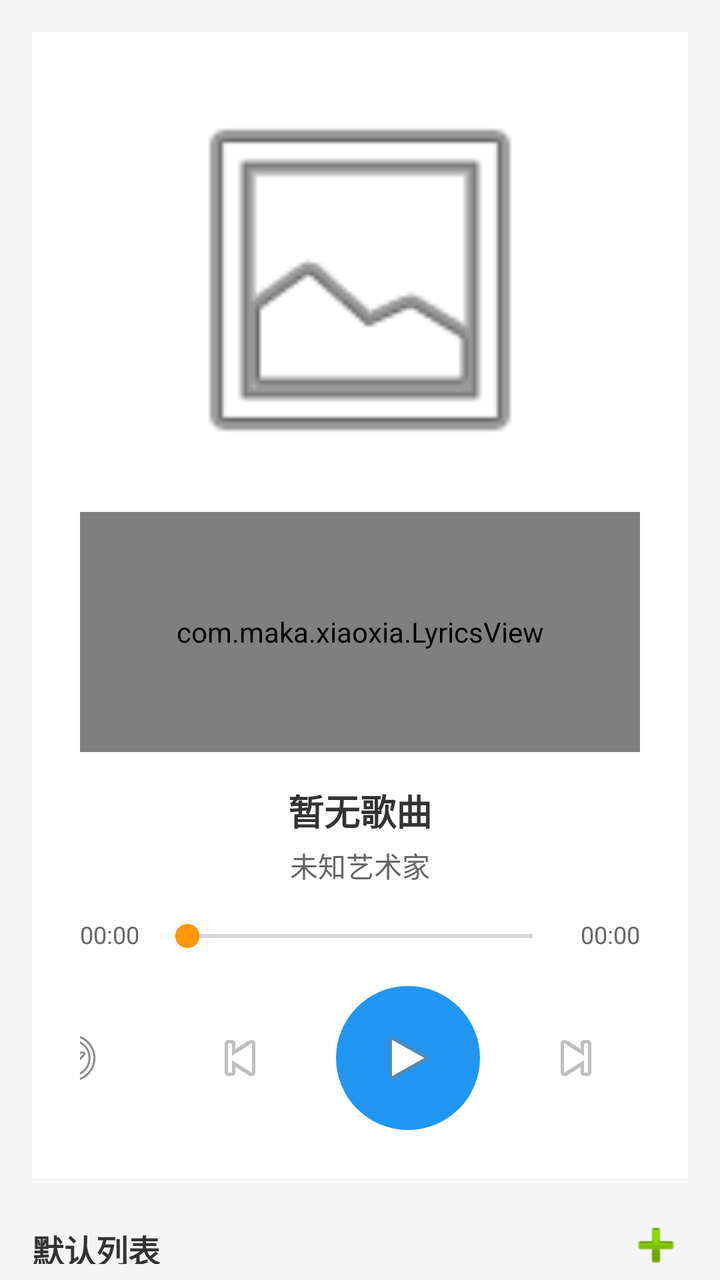
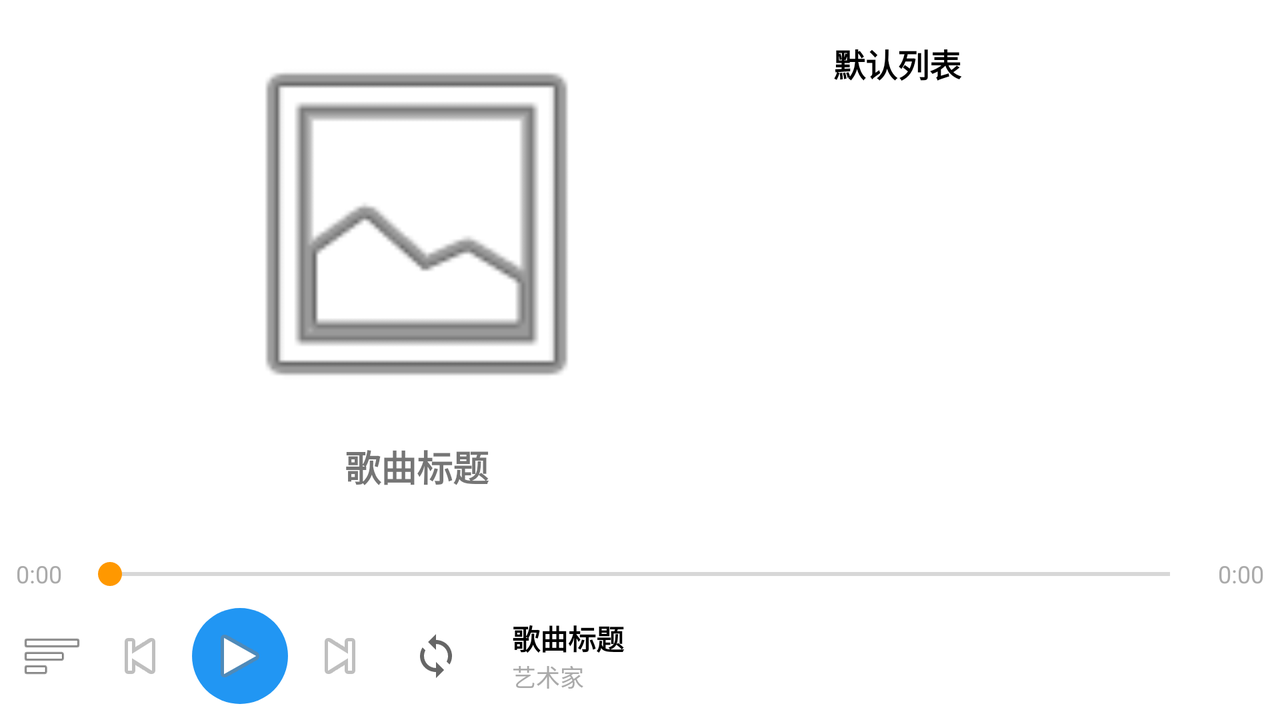

The same Android screen from two of the app's own layout files: first res/layout/ as a phone draws it, then the repository's variant for another configuration, drawn on a device whose configuration selects that folder. Both files follow.
<!-- AndroidManifest.xml: application theme Theme.XiaoxiaMusic -->
<!-- res/layout/activity_main.xml -->
<?xml version="1.0" encoding="utf-8"?>
<androidx.drawerlayout.widget.DrawerLayout xmlns:android="http://schemas.android.com/apk/res/android"
    xmlns:app="http://schemas.android.com/apk/res-auto"
    android:id="@+id/drawer_layout"
    android:layout_width="match_parent"
    android:layout_height="match_parent">

    
    <LinearLayout
        android:layout_width="match_parent"
        android:layout_height="match_parent"
        android:orientation="vertical"
        android:background="#f5f5f5"
        android:fitsSystemWindows="true">

        
        <LinearLayout
            android:layout_width="match_parent"
            android:layout_height="wrap_content"
            android:orientation="vertical"
            android:padding="24dp"
            android:background="@android:color/white"
            android:layout_margin="16dp">

            
            <ImageView
                android:id="@+id/album_art"
                android:layout_width="200dp"
                android:layout_height="200dp"
                android:layout_gravity="center_horizontal"
                android:scaleType="centerCrop"
                android:src="@android:drawable/ic_menu_gallery"
                android:layout_marginBottom="16dp" />

            
            <com.maka.xiaoxia.LyricsView
                android:id="@+id/lyrics_view"
                android:layout_width="match_parent"
                android:layout_height="120dp"
                android:layout_marginBottom="16dp" />

            
            <TextView
                android:id="@+id/song_title"
                android:layout_width="match_parent"
                android:layout_height="wrap_content"
                android:text="暂无歌曲"
                android:textSize="18sp"
                android:textStyle="bold"
                android:textColor="#333333"
                android:gravity="center"
                android:layout_marginBottom="4dp" />

            <TextView
                android:id="@+id/artist"
                android:layout_width="match_parent"
                android:layout_height="wrap_content"
                android:text="未知艺术家"
                android:textSize="14sp"
                android:textColor="#666666"
                android:gravity="center"
                android:layout_marginBottom="16dp" />

            
            <LinearLayout
                android:layout_width="match_parent"
                android:layout_height="wrap_content"
                android:orientation="horizontal"
                android:layout_marginBottom="8dp">

                <TextView
                    android:id="@+id/current_time"
                    android:layout_width="wrap_content"
                    android:layout_height="wrap_content"
                    android:text="00:00"
                    android:textSize="12sp"
                    android:textColor="#666666" />

                <SeekBar
                    android:id="@+id/seek_bar"
                    android:layout_width="0dp"
                    android:layout_height="wrap_content"
                    android:layout_weight="1"
                    android:layout_marginLeft="8dp"
                    android:layout_marginRight="8dp" />

                <TextView
                    android:id="@+id/total_time"
                    android:layout_width="wrap_content"
                    android:layout_height="wrap_content"
                    android:text="00:00"
                    android:textSize="12sp"
                    android:textColor="#666666" />
            </LinearLayout>

            
        <LinearLayout
            android:layout_width="match_parent"
            android:layout_height="wrap_content"
            android:orientation="horizontal"
            android:gravity="center"
            android:layout_marginTop="8dp">

            
            <ImageButton
                android:id="@+id/menu_button_control"
                android:layout_width="48dp"
                android:layout_height="48dp"
                android:src="@android:drawable/ic_menu_more"
                android:background="?attr/selectableItemBackgroundBorderless"
                android:layout_marginRight="32dp"
                android:contentDescription="菜单" />

            <ImageButton
                android:id="@+id/btn_prev"
                android:layout_width="56dp"
                android:layout_height="56dp"
                android:src="@android:drawable/ic_media_previous"
                android:background="?attr/selectableItemBackgroundBorderless"
                android:scaleType="centerInside"
                android:padding="12dp"
                android:layout_marginRight="20dp"
                android:contentDescription="上一首" />

            <ImageButton
                android:id="@+id/btn_play_pause"
                android:layout_width="72dp"
                android:layout_height="72dp"
                android:src="@android:drawable/ic_media_play"
                android:background="@drawable/button_control_background"
                android:scaleType="centerInside"
                android:padding="16dp"
                android:layout_marginRight="20dp"
                android:contentDescription="播放/暂停" />

            <ImageButton
                android:id="@+id/btn_next"
                android:layout_width="56dp"
                android:layout_height="56dp"
                android:src="@android:drawable/ic_media_next"
                android:background="?attr/selectableItemBackgroundBorderless"
                android:scaleType="centerInside"
                android:padding="12dp"
                android:layout_marginRight="32dp"
                android:contentDescription="下一首" />

        </LinearLayout>
        </LinearLayout>

        
        <LinearLayout
            android:layout_width="match_parent"
            android:layout_height="wrap_content"
            android:orientation="horizontal"
            android:layout_marginLeft="16dp"
            android:layout_marginRight="16dp"
            android:layout_marginTop="8dp"
            android:layout_marginBottom="8dp"
            android:gravity="center_vertical">

            <TextView
                android:id="@+id/playlist_title"
                android:layout_width="0dp"
                android:layout_height="wrap_content"
                android:layout_weight="1"
                android:text="默认列表"
                android:textSize="16sp"
                android:textStyle="bold"
                android:textColor="#333333" />

            <ImageButton
                android:id="@+id/btn_add_music"
                android:layout_width="32dp"
                android:layout_height="32dp"
                android:src="@android:drawable/ic_input_add"
                android:background="?attr/selectableItemBackgroundBorderless"
                android:contentDescription="添加音乐"
                android:scaleType="centerInside"
                android:layout_marginLeft="8dp" />
        </LinearLayout>

        
        <ListView
            android:id="@+id/song_list"
            android:layout_width="match_parent"
            android:layout_height="0dp"
            android:layout_weight="1"
            android:layout_marginTop="16dp"
            android:layout_marginBottom="16dp"
            android:divider="@android:color/transparent"
            android:dividerHeight="8dp"
            android:scrollbars="none"
            android:clipToPadding="false"
            android:paddingHorizontal="16dp" />

        <TextView
            android:id="@+id/empty_view"
            android:layout_width="match_parent"
            android:layout_height="0dp"
            android:layout_weight="1"
            android:text="暂无音乐，请点击添加音乐按钮"
            android:textSize="16sp"
            android:textColor="#666666"
            android:gravity="center"
            android:visibility="gone" />



    </LinearLayout>

    
    <LinearLayout
        android:id="@+id/side_menu"
        android:layout_width="240dp"
        android:layout_height="match_parent"
        android:layout_gravity="start"
        android:background="#e0e0e0"
        android:orientation="vertical"
        android:padding="16dp">

        <TextView
            android:layout_width="match_parent"
            android:layout_height="wrap_content"
            android:text="菜单"
            android:textSize="24sp"
            android:textColor="#333333"
            android:gravity="center"
            android:paddingBottom="16dp" />

        <Button
            android:id="@+id/btn_home"
            android:layout_width="match_parent"
            android:layout_height="wrap_content"
            android:text="主页"
            android:layout_marginBottom="8dp"
            android:background="@android:drawable/btn_default" />

        <Button
            android:id="@+id/btn_playlist"
            android:layout_width="match_parent"
            android:layout_height="wrap_content"
            android:text="播放列表"
            android:layout_marginBottom="8dp"
            android:background="@android:drawable/btn_default" />

        
        <LinearLayout
            android:id="@+id/playlist_container"
            android:layout_width="match_parent"
            android:layout_height="0dp"
            android:layout_weight="1"
            android:orientation="vertical"
            android:paddingTop="8dp">

            <TextView
                android:layout_width="match_parent"
                android:layout_height="wrap_content"
                android:text="已添加的播放列表："
                android:textSize="16sp"
                android:textColor="#666666"
                android:layout_marginBottom="8dp" />

            <ListView
                android:id="@+id/playlist_list"
                android:layout_width="match_parent"
                android:layout_height="match_parent"
                android:background="#f5f5f5" />
        </LinearLayout>

        
        <LinearLayout
            android:layout_width="match_parent"
            android:layout_height="wrap_content"
            android:orientation="horizontal"
            android:gravity="center"
            android:paddingTop="16dp">

            <ImageButton
                android:id="@+id/btn_settings"
                android:layout_width="48dp"
                android:layout_height="48dp"
                android:src="@android:drawable/ic_menu_preferences"
                android:background="?attr/selectableItemBackgroundBorderless"
                android:contentDescription="设置" />

            <View
                android:layout_width="32dp"
                android:layout_height="match_parent" />

            <ImageButton
                android:id="@+id/btn_exit"
                android:layout_width="48dp"
                android:layout_height="48dp"
                android:src="@android:drawable/ic_menu_close_clear_cancel"
                android:background="?attr/selectableItemBackgroundBorderless"
                android:contentDescription="退出" />
        </LinearLayout>
    </LinearLayout>

</androidx.drawerlayout.widget.DrawerLayout>
<!-- resources referenced by this layout -->
<resources>
  <!-- drawable button_control_background (drawable) -->
  <?xml version="1.0" encoding="utf-8"?>
  <selector xmlns:android="http://schemas.android.com/apk/res/android">
      
      <item android:state_pressed="true">
          <shape android:shape="oval">
              <solid android:color="#1976D2" />
              <size android:width="56dp" android:height="56dp" />
          </shape>
      </item>
      
      <item>
          <shape android:shape="oval">
              <solid android:color="#2196F3" />
              <size android:width="56dp" android:height="56dp" />
          </shape>
      </item>
  </selector>
  <style name="Theme.XiaoxiaMusic" parent="Theme.AppCompat.Light.NoActionBar">
          
          <item name="colorPrimary">@color/colorPrimary</item>
          <item name="colorPrimaryDark">@color/colorPrimaryDark</item>
          <item name="colorAccent">@color/colorAccent</item>
          
          
          <item name="android:fontFamily">@null</item>
          <item name="fontFamily">@null</item>
      </style>
  <color name="colorPrimary">#FF5722</color>
  <color name="colorPrimaryDark">#E64A19</color>
  <color name="colorAccent">#FF9800</color>
</resources>
<!-- res/layout-land/activity_main.xml (the repository's variant of the layout above) -->
<!-- drawn on the phone turned sideways -->
<?xml version="1.0" encoding="utf-8"?>
<androidx.drawerlayout.widget.DrawerLayout xmlns:android="http://schemas.android.com/apk/res/android"
    xmlns:app="http://schemas.android.com/apk/res-auto"
    android:id="@+id/drawer_layout"
    android:layout_width="match_parent"
    android:layout_height="match_parent">

    
    <LinearLayout
        android:layout_width="match_parent"
        android:layout_height="match_parent"
        android:orientation="vertical"
        android:background="@android:color/white"
        android:fitsSystemWindows="true">

        
        <LinearLayout
            android:layout_width="match_parent"
            android:layout_height="0dp"
            android:layout_weight="1"
            android:orientation="horizontal"
            android:padding="16dp">

            
            <LinearLayout
                android:layout_width="0dp"
                android:layout_height="match_parent"
                android:layout_weight="65"
                android:orientation="vertical"
                android:gravity="center">

                <ImageView
                    android:id="@+id/album_art"
                    android:layout_width="200dp"
                    android:layout_height="200dp"
                    android:scaleType="centerCrop"
                    android:src="@android:drawable/ic_menu_gallery" />

                <TextView
                    android:id="@+id/song_title"
                    android:layout_width="wrap_content"
                    android:layout_height="wrap_content"
                    android:text="歌曲标题"
                    android:textSize="18sp"
                    android:textStyle="bold"
                    android:layout_marginTop="8dp" />

                <TextView
                    android:id="@+id/artist"
                    android:layout_width="wrap_content"
                    android:layout_height="wrap_content"
                    android:text="艺术家"
                    android:textSize="14sp"
                    android:textColor="@android:color/darker_gray" />

                <com.maka.xiaoxia.LyricsView
                    android:id="@+id/lyrics_view"
                    android:layout_width="match_parent"
                    android:layout_height="0dp"
                    android:layout_weight="1"
                    android:layout_marginTop="8dp" />
            </LinearLayout>

            
            <LinearLayout
                android:layout_width="0dp"
                android:layout_height="match_parent"
                android:layout_weight="35"
                android:orientation="vertical"
                android:layout_marginStart="16dp">

                
                <TextView
                    android:id="@+id/playlist_title"
                    android:layout_width="match_parent"
                    android:layout_height="wrap_content"
                    android:text="默认列表"
                    android:textSize="16sp"
                    android:textStyle="bold"
                    android:textColor="@android:color/black"
                    android:paddingBottom="8dp"
                    android:paddingTop="4dp" />

                <ListView
                    android:id="@+id/song_list"
                    android:layout_width="match_parent"
                    android:layout_height="0dp"
                    android:layout_weight="1"
                    android:divider="@android:color/darker_gray"
                    android:dividerHeight="1dp" />

                <TextView
                    android:id="@+id/empty_view"
                    android:layout_width="match_parent"
                    android:layout_height="match_parent"
                    android:text="暂无歌曲"
                    android:textSize="16sp"
                    android:gravity="center"
                    android:visibility="gone" />
            </LinearLayout>
        </LinearLayout>

        
        <LinearLayout
            android:layout_width="match_parent"
            android:layout_height="wrap_content"
            android:orientation="vertical"
            android:background="@android:color/white"
            android:padding="8dp">

            
            <LinearLayout
                android:layout_width="match_parent"
                android:layout_height="wrap_content"
                android:orientation="horizontal"
                android:gravity="center_vertical"
                android:layout_marginBottom="8dp">

                <TextView
                    android:id="@+id/current_time"
                    android:layout_width="wrap_content"
                    android:layout_height="wrap_content"
                    android:text="0:00"
                    android:textSize="12sp"
                    android:textColor="@android:color/darker_gray" />

                <SeekBar
                    android:id="@+id/seek_bar"
                    android:layout_width="0dp"
                    android:layout_height="wrap_content"
                    android:layout_weight="1"
                    android:layout_marginStart="8dp"
                    android:layout_marginEnd="8dp" />

                <TextView
                    android:id="@+id/total_time"
                    android:layout_width="wrap_content"
                    android:layout_height="wrap_content"
                    android:text="0:00"
                    android:textSize="12sp"
                    android:textColor="@android:color/darker_gray" />
            </LinearLayout>

            
            <LinearLayout
                android:layout_width="match_parent"
                android:layout_height="wrap_content"
                android:orientation="horizontal"
                android:gravity="center_vertical">

                
                <ImageButton
                    android:id="@+id/menu_button_control"
                    android:layout_width="36dp"
                    android:layout_height="36dp"
                    android:background="?attr/selectableItemBackgroundBorderless"
                    android:src="@android:drawable/ic_menu_sort_by_size"
                    android:layout_marginEnd="8dp" />

                
                <LinearLayout
                    android:layout_width="wrap_content"
                    android:layout_height="wrap_content"
                    android:orientation="horizontal"
                    android:gravity="center_vertical"
                    android:layout_marginEnd="12dp">

                    <ImageButton
                        android:id="@+id/btn_prev"
                        android:layout_width="36dp"
                        android:layout_height="36dp"
                        android:background="?attr/selectableItemBackgroundBorderless"
                        android:src="@android:drawable/ic_media_previous" />

                    <ImageButton
                        android:id="@+id/btn_play_pause"
                        android:layout_width="48dp"
                        android:layout_height="48dp"
                        android:layout_marginStart="8dp"
                        android:layout_marginEnd="8dp"
                        android:background="@drawable/button_control_background"
                        android:src="@android:drawable/ic_media_play" />

                    <ImageButton
                        android:id="@+id/btn_next"
                        android:layout_width="36dp"
                        android:layout_height="36dp"
                        android:background="?attr/selectableItemBackgroundBorderless"
                        android:src="@android:drawable/ic_media_next" />
                </LinearLayout>

                
                <ImageButton
                    android:id="@+id/btn_play_mode"
                    android:layout_width="36dp"
                    android:layout_height="36dp"
                    android:background="?attr/selectableItemBackgroundBorderless"
                    android:src="@drawable/ic_repeat_all"
                    android:layout_marginEnd="12dp"
                    android:contentDescription="播放模式" />

                
                <LinearLayout
                    android:id="@+id/song_info_layout"
                    android:layout_width="0dp"
                    android:layout_height="wrap_content"
                    android:layout_weight="1"
                    android:orientation="vertical"
                    android:layout_marginStart="8dp">

                    <TextView
                        android:id="@+id/song_title_control"
                        android:layout_width="match_parent"
                        android:layout_height="wrap_content"
                        android:text="歌曲标题"
                        android:textSize="14sp"
                        android:textStyle="bold"
                        android:textColor="@android:color/black"
                        android:maxLines="1"
                        android:ellipsize="end" />

                    <TextView
                        android:id="@+id/artist_control"
                        android:layout_width="match_parent"
                        android:layout_height="wrap_content"
                        android:text="艺术家"
                        android:textSize="12sp"
                        android:textColor="@android:color/darker_gray"
                        android:maxLines="1"
                        android:ellipsize="end" />
                </LinearLayout>
            </LinearLayout>
        </LinearLayout>
    </LinearLayout>

    
    <LinearLayout
        android:id="@+id/side_menu"
        android:layout_width="240dp"
        android:layout_height="match_parent"
        android:layout_gravity="start"
        android:orientation="vertical"
        android:background="@android:color/white">

        <include layout="@layout/nav_header" />

        <ListView
            android:id="@+id/side_menu_list"
            android:layout_width="match_parent"
            android:layout_height="match_parent"
            android:divider="@android:color/darker_gray"
            android:dividerHeight="1dp" />
    </LinearLayout>

</androidx.drawerlayout.widget.DrawerLayout>
<!-- res/layout/nav_header.xml (included above) -->
<?xml version="1.0" encoding="utf-8"?>
<LinearLayout xmlns:android="http://schemas.android.com/apk/res/android"
    android:layout_width="match_parent"
    android:layout_height="160dp"
    android:background="?attr/colorPrimary"
    android:orientation="vertical"
    android:gravity="bottom"
    android:padding="16dp">

    <ImageView
        android:layout_width="64dp"
        android:layout_height="64dp"
        android:src="@android:drawable/ic_media_play"
        android:tint="@android:color/white" />

    <TextView
        android:layout_width="wrap_content"
        android:layout_height="wrap_content"
        android:text="音乐播放器"
        android:textColor="@android:color/white"
        android:textSize="20sp"
        android:textStyle="bold"
        android:layout_marginTop="8dp" />

    <TextView
        android:layout_width="wrap_content"
        android:layout_height="wrap_content"
        android:text="简单、优雅的音乐体验"
        android:textColor="@android:color/white"
        android:textSize="14sp"
        android:alpha="0.8" />
</LinearLayout>
<!-- resources referenced by the variant -->
<!-- as the phone turned sideways resolves them -->
<resources>
  <!-- drawable button_control_background (drawable) -->
  <?xml version="1.0" encoding="utf-8"?>
  <selector xmlns:android="http://schemas.android.com/apk/res/android">
      
      <item android:state_pressed="true">
          <shape android:shape="oval">
              <solid android:color="#1976D2" />
              <size android:width="56dp" android:height="56dp" />
          </shape>
      </item>
      
      <item>
          <shape android:shape="oval">
              <solid android:color="#2196F3" />
              <size android:width="56dp" android:height="56dp" />
          </shape>
      </item>
  </selector>
  <!-- drawable ic_repeat_all (drawable) -->
  <?xml version="1.0" encoding="utf-8"?>
  <vector xmlns:android="http://schemas.android.com/apk/res/android"
      android:width="24dp"
      android:height="24dp"
      android:viewportWidth="24"
      android:viewportHeight="24">
      <path
          android:fillColor="#FF666666"
          android:pathData="M12,4V1L8,5l4,4V6c3.31,0 6,2.69 6,6 0,1.01 -0.25,1.97 -0.7,2.8l1.46,1.46C19.54,15.03 20,13.57 20,12c0,-4.42 -3.58,-8 -8,-8zM12,18c-3.31,0 -6,-2.69 -6,-6 0,-1.01 0.25,-1.97 0.7,-2.8L5.24,7.74C4.46,8.97 4,10.43 4,12c0,4.42 3.58,8 8,8v3l4,-4 -4,-4v3z"/>
  </vector>
  <style name="Theme.XiaoxiaMusic" parent="Theme.AppCompat.Light.NoActionBar">
          
          <item name="colorPrimary">@color/colorPrimary</item>
          <item name="colorPrimaryDark">@color/colorPrimaryDark</item>
          <item name="colorAccent">@color/colorAccent</item>
          
          
          <item name="android:fontFamily">@null</item>
          <item name="fontFamily">@null</item>
      </style>
  <color name="colorPrimary">#FF5722</color>
  <color name="colorPrimaryDark">#E64A19</color>
  <color name="colorAccent">#FF9800</color>
</resources>
